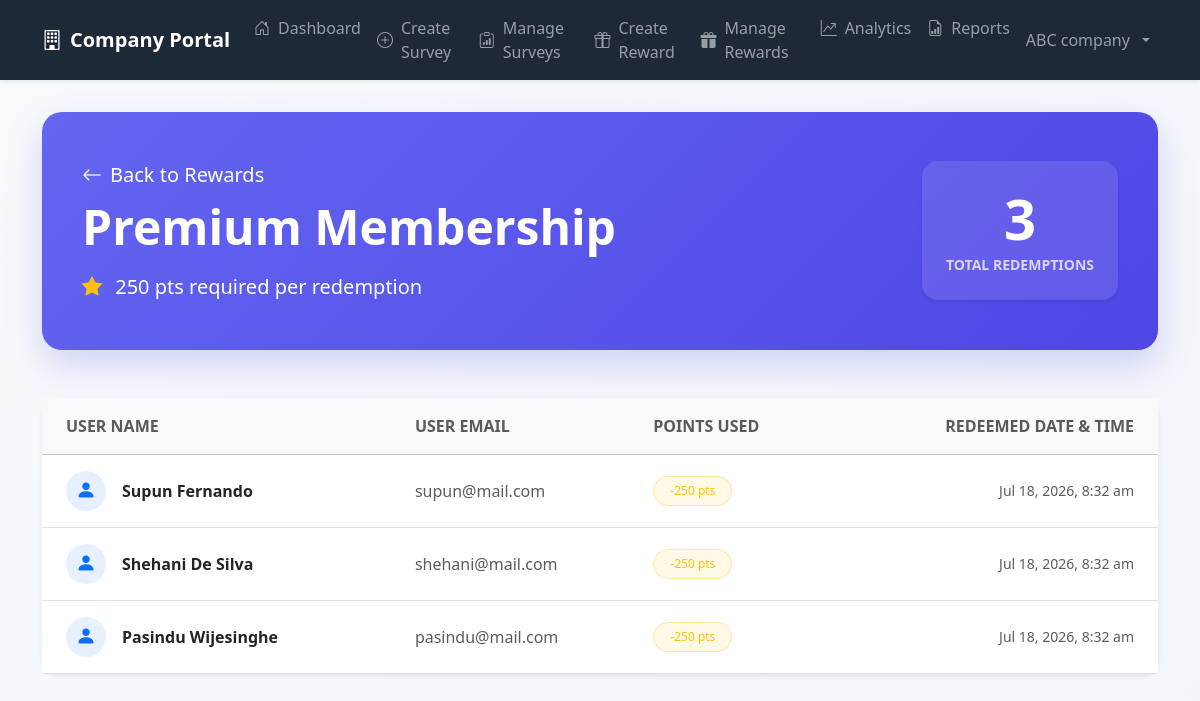
Screenshot of /company/view_redemptions.php?reward_id=21 (signed in) with the database file from the repository.
### tables this page shows
CREATE TABLE `rewards` (
  `reward_id` int NOT NULL AUTO_INCREMENT,
  `company_id` int NOT NULL,
  `reward_name` varchar(200) NOT NULL,
  `points_required` int NOT NULL,
  `status` enum('available','archived') DEFAULT 'available',
  PRIMARY KEY (`reward_id`),
  KEY `company_id` (`company_id`),
  KEY `idx_status` (`status`),
  CONSTRAINT `fk_rewards_company` FOREIGN KEY (`company_id`) REFERENCES `companies` (`company_id`) ON DELETE CASCADE
);

CREATE TABLE `redemptions` (
  `redemption_id` int NOT NULL AUTO_INCREMENT,
  `user_id` int NOT NULL,
  `reward_id` int NOT NULL,
  `code` varchar(100) NOT NULL,
  `status` enum('unused','used') DEFAULT 'unused',
  `redeemed_at` timestamp NULL DEFAULT CURRENT_TIMESTAMP,
  PRIMARY KEY (`redemption_id`),
  KEY `user_id` (`user_id`),
  KEY `reward_id` (`reward_id`),
  CONSTRAINT `fk_redemptions_reward` FOREIGN KEY (`reward_id`) REFERENCES `rewards` (`reward_id`) ON DELETE RESTRICT,
  CONSTRAINT `fk_redemptions_user` FOREIGN KEY (`user_id`) REFERENCES `users` (`user_id`) ON DELETE RESTRICT
);

CREATE TABLE `users` (
  `user_id` int NOT NULL AUTO_INCREMENT,
  `name` varchar(100) NOT NULL,
  `email` varchar(100) NOT NULL,
  `password` varchar(255) NOT NULL,
  `points` int DEFAULT '0',
  `created_at` timestamp NULL DEFAULT CURRENT_TIMESTAMP,
  `is_deleted` tinyint(1) NOT NULL DEFAULT '0',
  `deleted_at` datetime DEFAULT NULL,
  `status` enum('active','inactive') DEFAULT 'active',
  PRIMARY KEY (`user_id`),
  UNIQUE KEY `email` (`email`),
  KEY `idx_status` (`status`)
);

### company/view_redemptions.php (the view, shortened to what this page needs)
<?php
include("../config/db.php");
$company_id = $_SESSION['company_id'];
$reward_id = (int)$_GET['reward_id'];
$stmt = $conn->prepare("SELECT reward_name, points_required FROM rewards WHERE reward_id = ? AND company_id = ?");
$stmt->bind_param("ii", $reward_id, $company_id);
$stmt->execute();
$reward_res = $stmt->get_result();
$reward = $reward_res->fetch_assoc();
$red_stmt = $conn->prepare("
    SELECT r.code, r.redeemed_at, u.name, u.email
    FROM redemptions r
    JOIN users u ON r.user_id = u.user_id
    WHERE r.reward_id = ?
    ORDER BY r.redeemed_at DESC
");
$red_stmt->bind_param("i", $reward_id);
$red_stmt->execute();
$redemptions = $red_stmt->get_result();
?>
<!DOCTYPE html>
<html lang="en">
<head>
    <link href="https://cdn.jsdelivr.net/npm/bootstrap@5.3.6/dist/css/bootstrap.min.css" rel="stylesheet">
    <link href="https://cdn.jsdelivr.net/npm/bootstrap-icons@1.11.3/font/bootstrap-icons.css" rel="stylesheet">
</head>
<body>
    <?php include("../includes/company_navbar.php"); ?>
    <div class="container dashboard-container">
        <div class="hero-section">
            <div class="row align-items-center">
                <div class="col-lg-8">
                    <p class="mb-2 opacity-90 fs-5">
                        <a href="manage_rewards.php" class="text-white text-decoration-none"><i class="bi bi-arrow-left me-2"></i>Back to Rewards</a>
                    </p>
                    <h1 class="display-5 fw-bold mb-3"><?php echo htmlspecialchars($reward['reward_name']); ?></h1>
                    <p class="lead opacity-90 mb-0">
                        <i class="bi bi-star-fill text-warning me-2"></i> <?php echo number_format($reward['points_required']); ?> pts required per redemption
                    </p>
                </div>
                <div class="col-lg-4 text-lg-end mt-4 mt-lg-0">
                    <div class="bg-white bg-opacity-10 rounded-4 p-4 d-inline-block text-center shadow-sm">
                        <h2 class="display-4 fw-bold mb-0 text-white"><?php echo $redemptions->num_rows; ?></h2>
                        <small class="text-white text-opacity-75 text-uppercase fw-semibold">Total Redemptions</small>
                    </div>
                </div>
            </div>
        </div>
        <?php if ($redemptions->num_rows > 0): ?>
            <div class="card border-0 shadow-sm rounded-4">
                <div class="card-body p-0">
                    <div class="table-responsive">
                        <table class="table table-hover align-middle mb-0">
                            <thead class="table-light">
                                <tr>
                                    <th class="ps-4 py-3 text-uppercase fs-7 fw-semibold text-muted">User Name</th>
                                    <th class="py-3 text-uppercase fs-7 fw-semibold text-muted">User Email</th>
                                    <th class="py-3 text-uppercase fs-7 fw-semibold text-muted">Points Used</th>
                                    <th class="pe-4 py-3 text-end text-uppercase fs-7 fw-semibold text-muted">Redeemed Date & Time</th>
                                </tr>
                            </thead>
                            <tbody>
                                <?php while ($row = $redemptions->fetch_assoc()): ?>
                                    <tr>
                                        <td class="ps-4 py-3">
                                            <div class="d-flex align-items-center">
                                                <div class="bg-primary bg-opacity-10 text-primary rounded-circle d-flex align-items-center justify-content-center me-3" style="width: 40px; height: 40px;">
                                                    <i class="bi bi-person-fill fs-5"></i>
                                                </div>
                                                <span class="fw-bold text-dark"><?php echo htmlspecialchars($row['name']); ?></span>
                                            </div>
                                        </td>
                                        <td class="py-3 text-muted">
                                            <?php echo htmlspecialchars($row['email']); ?>
                                        </td>
                                        <td class="py-3">
                                            <span class="badge bg-warning bg-opacity-10 text-warning border border-warning-subtle rounded-pill px-3 py-2 fw-medium">
                                                -<?php echo number_format($reward['points_required']); ?> pts
                                            </span>
                                        </td>
                                        <td class="pe-4 py-3 text-end text-muted small">
                                            <?php echo date("M j, Y, g:i a", strtotime($row['redeemed_at'])); ?>
                                        </td>
                                    </tr>
                                <?php endwhile; ?>
                            </tbody>
                        </table>
                    </div>
                </div>
            </div>
        <?php endif; ?>
    </div>
</body>
</html>

### company/view_redemptions.php (style rules this page uses)
:root { --primary: #6366f1; --primary-dark: #4f46e5; --success: #10b981; --dark: #1e2937; }
body { background: linear-gradient(135deg, #f8fafc 0%, #f1f5f9 100%); font-family: 'Segoe UI', system-ui, -apple-system, sans-serif; min-height: 100vh; }
.dashboard-container { padding-top: 2rem; padding-bottom: 5rem; }
.hero-section { background: linear-gradient(135deg, #6366f1 0%, #4f46e5 100%); color: white; border-radius: 20px; padding: 3rem 2.5rem; margin-bottom: 3rem; box-shadow: 0 15px 35px rgba(99, 102, 241, 0.25); }

### rows the page displays
rewards: reward_name "Premium Membership", points_required "250"
redemptions: user.name "Supun Fernando", user.email "supun@mail.com", reward.points_required "250", redeemed_at "Jul 18, 2026, 8:32 am"
redemptions: user.name "Shehani De Silva", user.email "shehani@mail.com", reward.points_required "250", redeemed_at "Jul 18, 2026, 8:32 am"
redemptions: user.name "Pasindu Wijesinghe", user.email "pasindu@mail.com", reward.points_required "250", redeemed_at "Jul 18, 2026, 8:32 am"

### other values shown
$_SESSION['company_name'] "ABC company"
$redemptions->num_rows "3"
